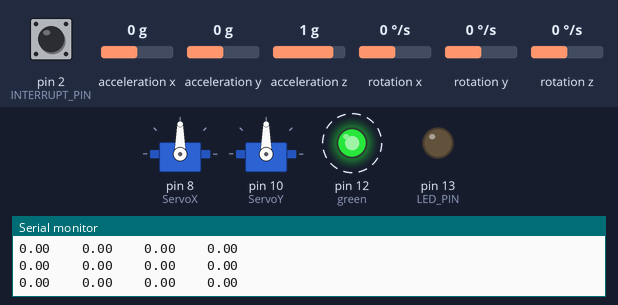
A sketch run on a simulated Arduino Uno, built with avr-gcc and run on an emulated ATmega328P. Parts: 2 × servo, output pins drawn as LEDs (lit = HIGH), the last lines printed to the serial monitor. Dashed ring = blinking. Inputs (shaded band) come from the test bench; at power-on: acceleration x 0 g, acceleration y 0 g, acceleration z 1 g, pin 2 (INTERRUPT_PIN) LOW, rotation x 0 °/s, rotation y 0 °/s, rotation z 0 °/s. The sensor or clock chip raises its interrupt line as the real part does.

Above: at 2.63 s.
3.2 s: acceleration x set to -1.4 g
At 3.86 s:
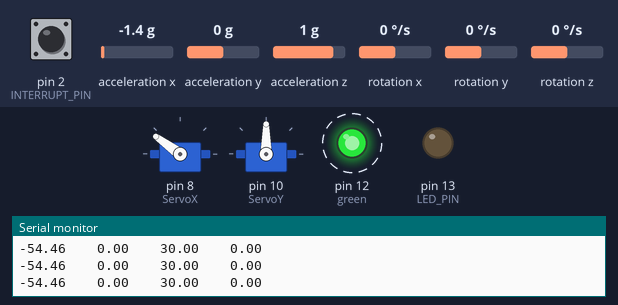
6.2 s: acceleration y set to -1.4 g
At 7.51 s:
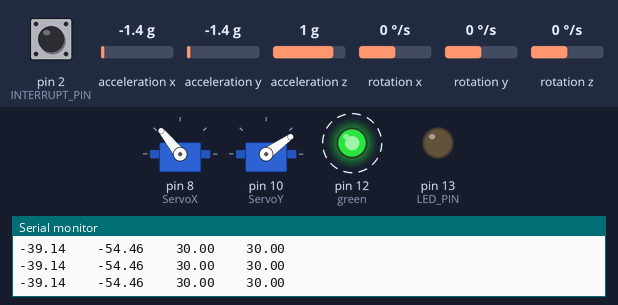
9.2 s: acceleration z set to -1.4 g
At 9.96 s:
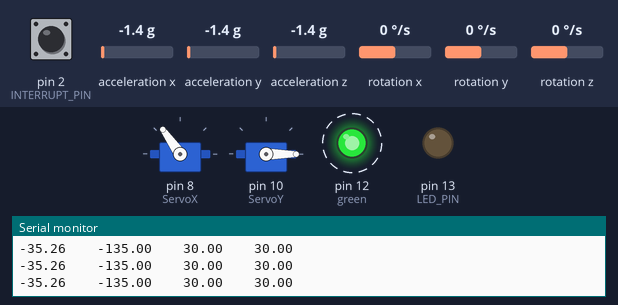
12.2 s: acceleration x set to 0.1 g
At 12.42 s:
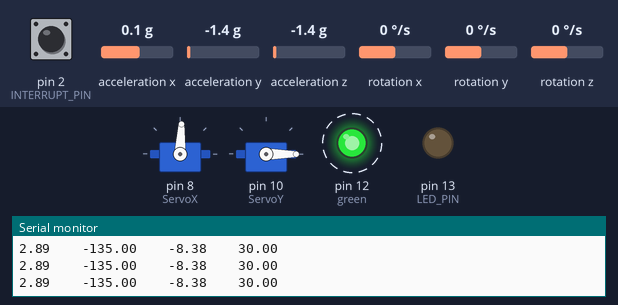
15.2 s: acceleration y set to -0.1 g
At 15.46 s:
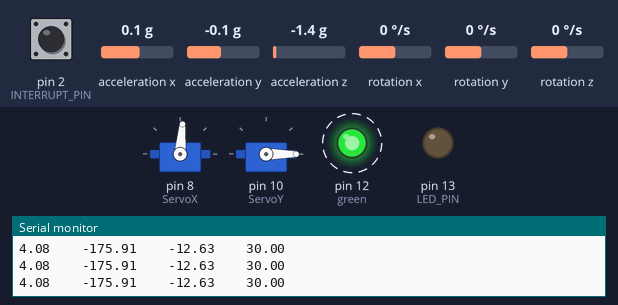
18.2 s: acceleration y set to 0.2 g
At 18.52 s:
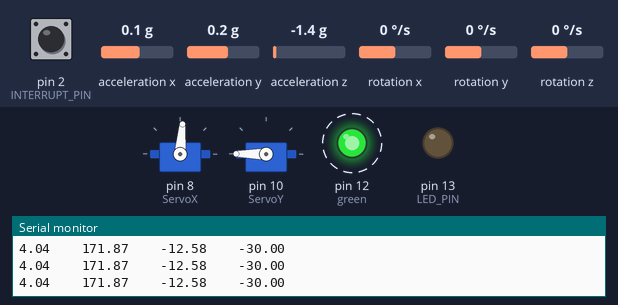
Timing chart, 0 to 22.2 s (numbered marks = the images above; inputs shaded):
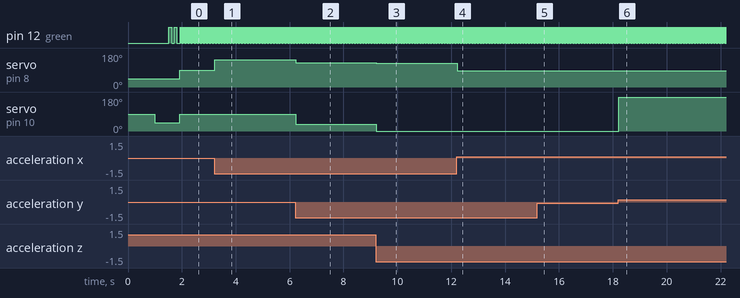

The sketch:

Combo_PID_MPU_SERVO.ino
```cpp
#include <PID_v1.h>
#include <Servo.h> //servo library
#include <I2Cdev.h>
#include <MPU6050_6Axis_MotionApps20.h> // Gyroscope and axcelerometer libraries
#include <Wire.h>

#define INTERRUPT_PIN 2  // use pin 2 on Arduino Uno & most boards
#define LED_PIN 13 // (Arduino is 13, Teensy is 11, Teensy++ is 6)
#define green 12// Green LED

bool blinkState = true;
float mpuPitch = 0;
float mpuRoll = 0;
float mpuYaw = 0;


Servo ServoX;   // X axis Servo
Servo ServoY;   // Y axis Servo

// MPU control/status vars
bool dmpReady = false;  // set true if DMP init was successful
uint8_t mpuIntStatus;   // holds actual interrupt status byte from MPU
uint8_t devStatus;      // return status after each device operation (0 = success, !0 = error)
uint16_t packetSize;    // expected DMP packet size (default is 42 bytes)
uint16_t fifoCount;     // count of all bytes currently in FIFO
uint8_t fifoBuffer[64]; // FIFO storage buffer


Quaternion q;           // [w, x, y, z]         quaternion container
VectorFloat gravity;    // [x, y, z]            gravity vector
float ypr[3];           // [yaw, pitch, roll]   yaw/pitch/roll container and gravity vector


#define PITCH   1     // defines the position within ypr[x] variable for PITCH; may vary due to sensor orientation when mounted
#define ROLL  2     // defines the position within ypr[x] variable for ROLL; may vary due to sensor orientation when mounted
#define YAW   0     // defines the position within ypr[x] variable for YAW; may vary due to sensor orientation when mounted

//PID vars
double SetpointX, InputX, OutputX;
double SetpointY, InputY, OutputY;

//Gain Vals for X and Y
double KpX = 3.55, KiX = 0.005, KdX = 2.05;
double KpY = 3.55, KiY = 0.005, KdY = 2.05;

//Parsing PID Input Vals
PID myPIDX(&InputX, &OutputX, &SetpointX, KpX, KiX, KdX, DIRECT);
PID myPIDY(&InputY, &OutputY, &SetpointY, KpY, KiY, KdY, DIRECT);


MPU6050 mpu;

//Calibration

int mean_ax, mean_ay, mean_az, mean_gx, mean_gy, mean_gz, state = 0;
int ax_offset, ay_offset, az_offset, gx_offset, gy_offset, gz_offset;

// ================================================================
// ===               INTERRUPT DETECTION ROUTINE                ===
// ================================================================

volatile bool mpuInterrupt = false;     // indicates whether MPU interrupt pin has gone high
void dmpDataReady() {
    mpuInterrupt = true;
}

void setup() {

  Serial.println(F("Tejas..... Alpha!"));

  //Attach the servos
  ServoX.attach(8);
  ServoY.attach(10);

  //Set the Servos to 90 Degrees
  ServoX.write(45);
  delay(1000);
  ServoY.write(45);


  //Offset Vals
  ax_offset = 1118;
  ay_offset = 513;
  az_offset = 1289;
  gx_offset = 64;
  gy_offset = -1;
  gz_offset = -33;

  // configure LED for output
  pinMode(LED_PIN, OUTPUT);
  pinMode(green, OUTPUT);

  initialize();

}

void initialize() {

  Wire.begin();

  Serial.begin(38400);
  while (!Serial);

  pinMode(INTERRUPT_PIN, INPUT);


   // initialize device
  Serial.println(F("Initializing MPU 6050 device..."));
  mpu.initialize();
  pinMode(INTERRUPT_PIN, INPUT);

  // verify connection
  Serial.println(F("Testing device connections..."));
  Serial.println(mpu.testConnection() ? F("MPU6050 connection successful") : F("MPU6050 connection failed"));

  // load and configure the DMP
  Serial.println(F("Initializing DMP"));
  devStatus = mpu.dmpInitialize();


  //Supply Gyro Calibration Values
  mpu.setXAccelOffset(ax_offset);
  mpu.setYAccelOffset(ay_offset);
  mpu.setZAccelOffset(az_offset);
  mpu.setXGyroOffset(gx_offset);
  mpu.setYGyroOffset(gy_offset);
  mpu.setZGyroOffset(gz_offset);


  //PID
  myPIDX.SetOutputLimits(-30, 30);
  myPIDY.SetOutputLimits(-30, 30);
  myPIDX.SetMode(AUTOMATIC);
  myPIDY.SetMode(AUTOMATIC);
  SetpointX = 0;
  SetpointY = 0;


  if (devStatus == 0) {

    //Turn on the DMP
    Serial.println(F("Enabling DMP....."));
    mpu.setDMPEnabled(true);

    // enable Arduino interrupt detection
    Serial.print(F("Enabling interrupt detection (Arduino external interrupt "));
    Serial.print(digitalPinToInterrupt(INTERRUPT_PIN));
    Serial.println(F(")..."));
    attachInterrupt(digitalPinToInterrupt(INTERRUPT_PIN), dmpDataReady, RISING);
    mpuIntStatus = mpu.getIntStatus();

    dmpReady = true;

    // get expected DMP packet size for later comparison
    packetSize = mpu.dmpGetFIFOPacketSize();

  }
  else
  {
    // ERROR!
    // 1 = initial memory load failed, 2 = DMP configuration updates failed (if it's going to break, usually the code will be 1)
    Serial.print(F("DMP Initialization failed code = "));
    Serial.println(devStatus);
  }

 //Initialization Done Signal!
 green_fn();
}
void loop() {

 //DMP Program
    // if programming failed, don't try to do anything
  if (!dmpReady) return;

  // wait for MPU interrupt or extra packet(s) available
  while (!mpuInterrupt && fifoCount < packetSize) {
      if (mpuInterrupt && fifoCount < packetSize) {
        // try to get out of the infinite loop
        fifoCount = mpu.getFIFOCount();
      }
  }

  mpuInterrupt = false;
  mpuIntStatus = mpu.getIntStatus();

  // get current FIFO count
  fifoCount = mpu.getFIFOCount();

  // check for overflow (this should never happen unless our code is too inefficient)
  if ((mpuIntStatus & _BV(MPU6050_INTERRUPT_FIFO_OFLOW_BIT)) || fifoCount >= 1024) {

    // reset so we can continue cleanly
    mpu.resetFIFO();
    fifoCount = mpu.getFIFOCount();
    Serial.println(F("FIFO overflow!"));

  } else if (mpuIntStatus & _BV(MPU6050_INTERRUPT_DMP_INT_BIT)){
            // wait for correct available data length, should be a VERY short wait
        while (fifoCount < packetSize) fifoCount = mpu.getFIFOCount();

        // read a packet from FIFO
        mpu.getFIFOBytes(fifoBuffer, packetSize);

        // track FIFO count here in case there is > 1 packet available
        // (this lets us immediately read more without waiting for an interrupt)
        fifoCount -= packetSize;

         //MPU Computation
          mpu.dmpGetQuaternion(&q, fifoBuffer);
          mpu.dmpGetGravity(&gravity, &q);
          mpu.dmpGetYawPitchRoll(ypr, &q, &gravity);
          mpuPitch = ypr[PITCH] * 180 / M_PI;
          mpuRoll = ypr[ROLL] * 180 / M_PI;
          mpuYaw  = ypr[YAW] * 180 / M_PI;

            // blink LED to indicate activity
            blinkState = !blinkState;
            digitalWrite(green, blinkState);
            mpu.resetFIFO();
            InputX = mpuPitch;
            myPIDX.Compute();
            InputY = mpuRoll;
            myPIDY.Compute();

             ServoX.write(-mpuPitch + 90);
             ServoY.write(mpuRoll + 90);

              Serial.print(mpuPitch);
              Serial.print("    ");
              Serial.print(mpuRoll);
              Serial.print("    ");
              Serial.print(OutputX);
              Serial.print("    ");
              Serial.println(OutputY);


  }

}

void green_fn() {

  digitalWrite(green, HIGH);
  delay(100);
  digitalWrite(green, LOW);
  delay(100);
   digitalWrite(green, HIGH);
  delay(100);
  digitalWrite(green, LOW);
  delay(100);
}
```

Measured:
- the behaviour switches between 0 and 0.1 g on acceleration y (found by bisection; images 5 and 6)
- after the input at 3.2 s, servo on pin 8 (ServoX): 90° → 144° at once
- after the input at 6.2 s, servo on pin 8 (ServoX): 144° → 129° at once; servo on pin 10 (ServoY): 90° → 35° at once
- after the input at 9.2 s, servo on pin 8 (ServoX): 129° → 125° at once; servo on pin 10 (ServoY): 35° → 0° at once
- after the input at 12.2 s, servo on pin 8 (ServoX): 125° → 87° at once
- after the input at 15.2 s, servo on pin 8 (ServoX): 87° → 85° at once
- after the input at 18.2 s, servo on pin 10 (ServoY): 0° → 180° at once
- by itself, pin 12 (green): alternates HIGH for 0.01 s and LOW for 0.01 s
